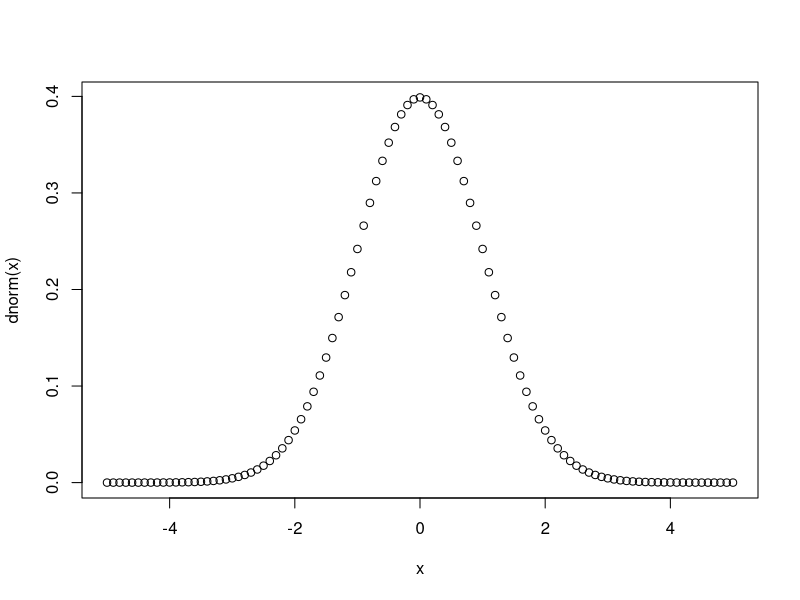
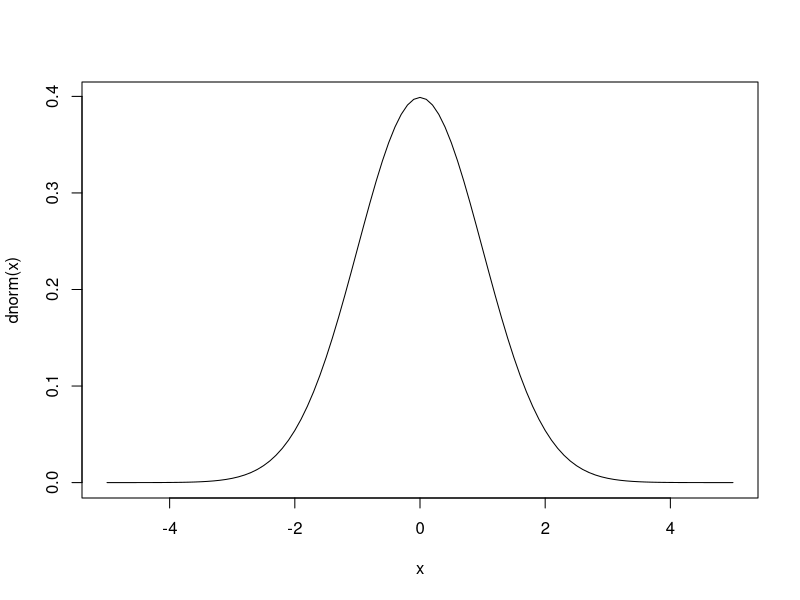
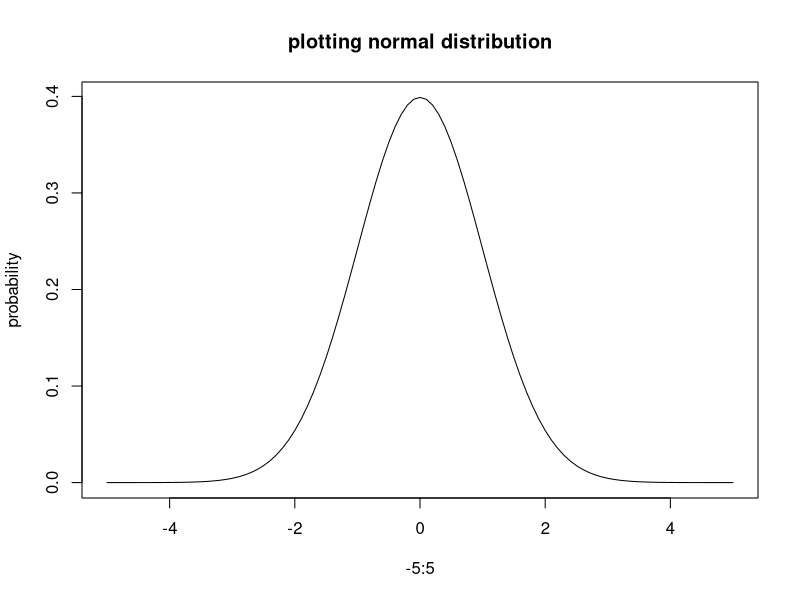
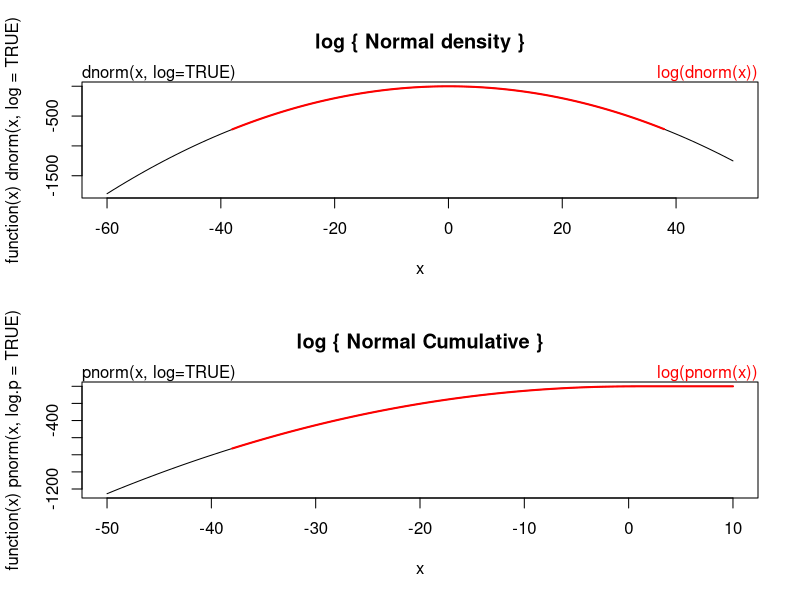
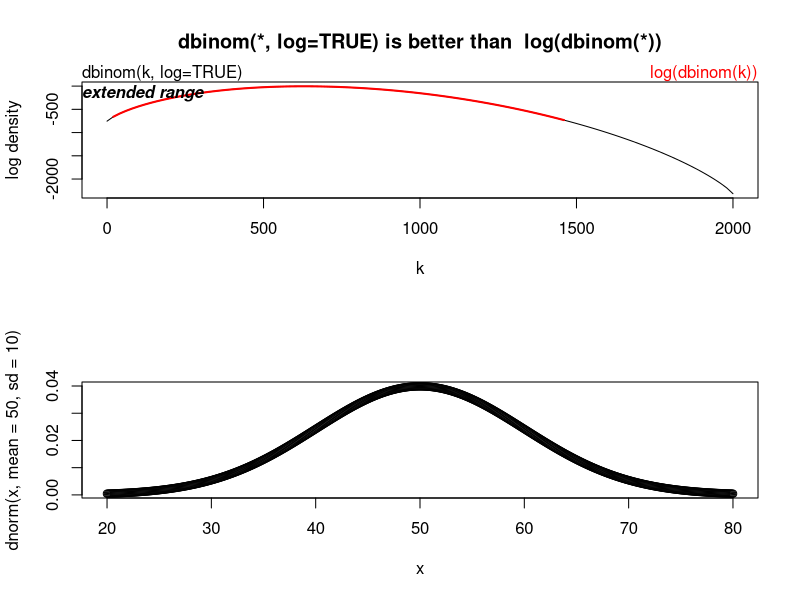
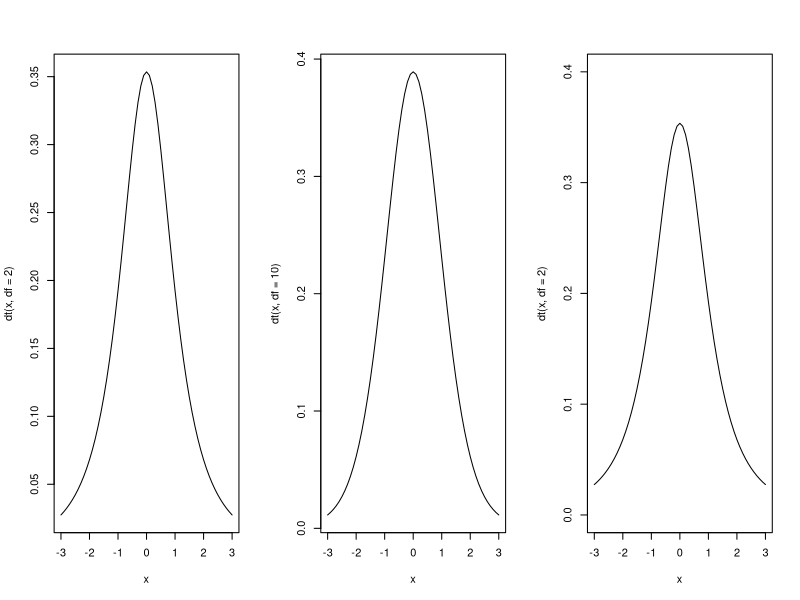

The R script that drew these images, in order:
##
## 1. 통계적 확률분포 
## 2. 정규분포 
## 3. 정규분포 확률 구하기 
## 4. t 분포 
## 5. 카이자승 분포 
## 6. F 분포 


## section 1 
##
## 이항분포/ binom / size,prob
## 기하분포 / geom / prob
## 초기하분포 / hyper / m,n,k
## 포아송분포 / pois / lamda
## 균일분포 / unif / min, max
## 지수분포 / exp / rate
## 정규분포 / norm / mean, sd
## t 분포 / t / df
## 카이자승분포 / chisq / df
## F 분포 / f / df1, df2 
## 감마분포 / gamma / shape, scale
## 베타 분포  / beta / shape1, shape2
## 코쉬분포 / causy / location, scale 

##
# 1. 정규 분포 
##
x <- seq(-5,5,by=0.1)
plot(x,dnorm(x))
plot(x,dnorm(x),type='l')
plot(x,dnorm(x),type='l',main='plotting normal distribution',ylab='probability',xlab='-5:5')

dnorm(0) == 1/sqrt(2*pi)
dnorm(1) == exp(-1/2)/sqrt(2*pi)
dnorm(1) == 1/sqrt(2*pi*exp(1))

## Using "log = TRUE" for an extended range :
par(mfrow = c(2,1))
plot(function(x) dnorm(x, log = TRUE), -60, 50,
     main = "log { Normal density }")
curve(log(dnorm(x)), add = TRUE, col = "red", lwd = 2)
mtext("dnorm(x, log=TRUE)", adj = 0)
mtext("log(dnorm(x))", col = "red", adj = 1)

plot(function(x) pnorm(x, log.p = TRUE), -50, 10,
     main = "log { Normal Cumulative }")
curve(log(pnorm(x)), add = TRUE, col = "red", lwd = 2)
mtext("pnorm(x, log=TRUE)", adj = 0)
mtext("log(pnorm(x))", col = "red", adj = 1)

## if you want the so-called 'error function'
erf <- function(x) 2 * pnorm(x * sqrt(2)) - 1
## (see Abramowitz and Stegun 29.2.29)
## and the so-called 'complementary error function'
erfc <- function(x) 2 * pnorm(x * sqrt(2), lower = FALSE)
## and the inverses
erfinv <- function (x) qnorm((1 + x)/2)/sqrt(2)
erfcinv <- function (x) qnorm(x/2, lower = FALSE)/sqrt(2)


# 2)  Binomial Distribution 

require(graphics)
# Compute P(45 < X < 55) for X Binomial(100,0.5)
sum(dbinom(46:54, 100, 0.5))

## Using "log = TRUE" for an extended range :
n <- 2000
k <- seq(0, n, by = 20)
plot (k, dbinom(k, n, pi/10, log = TRUE), type = "l", ylab = "log density",
      main = "dbinom(*, log=TRUE) is better than  log(dbinom(*))")
lines(k, log(dbinom(k, n, pi/10)), col = "red", lwd = 2)
## extreme points are omitted since dbinom gives 0.
mtext("dbinom(k, log=TRUE)", adj = 0)
mtext("extended range", adj = 0, line = -1, font = 4)
mtext("log(dbinom(k))", col = "red", adj = 1)



##
## 3. 정규분포 확률 구하기 
##

p2 <- pnorm(54,mean=50,sd=10,lower.tail = T)
p2
p1 <- pnorm(48,mean=50,sd=10,lower.tail = T)
p1
p2-p1

p2 <- pnorm(0.4,mean=0,sd=1,lower.tail = T); p2
p1 <- pnorm(-0.2,mean=0,sd=1,lower.tail = T);p1
x<- seq(20,80,by=0.1);
plot(x,dnorm(x,mean=50,sd=10))

##
## 4. t 분포 확률 구하기 
##


par(mfrow=c(1,3))
x <- seq(-3,3,by=0.1)
dt(x,df=5)
plot(x,dt(x,df=2),type='l')
plot(x,dt(x,df=10),type='l')
plot(x,dt(x,df=2),type='l',ylim=c(0,0.4))
